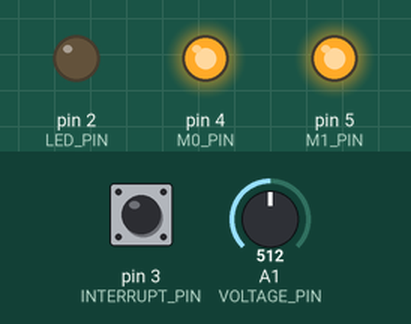
The sketch below on a simulated Arduino Leonardo, built with avr-gcc and run on an emulated ATmega32U4. Shown: output pins drawn as LEDs (lit = HIGH). The test bench sets the inputs (shaded band); at power-on: pin 3 (INTERRUPT_PIN) LOW, A1 (VOLTAGE_PIN) = 512.

Above: at 1.6 s.
1.7 s: pin 3 (INTERRUPT_PIN) pulled HIGH for 0.15 s
At 5.13 s:
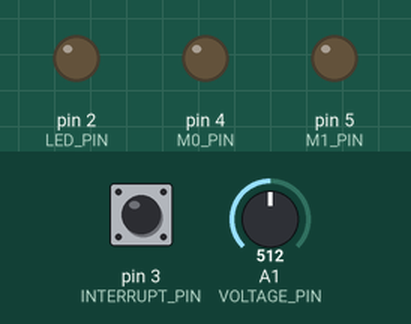
6.7 s: pin 3 (INTERRUPT_PIN) pulled HIGH for 1 s
At 10.33 s:
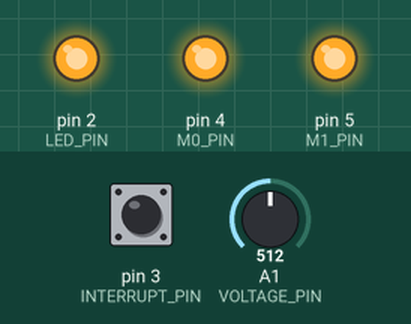
10.7 s: pin 3 (INTERRUPT_PIN) pulled HIGH for 3.2 s
At 16.0 s:
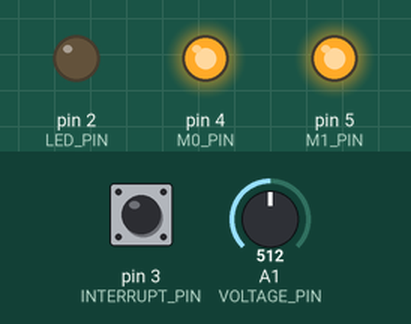
Timing chart, 0 to 21.9 s (numbered marks = the images above; inputs shaded):
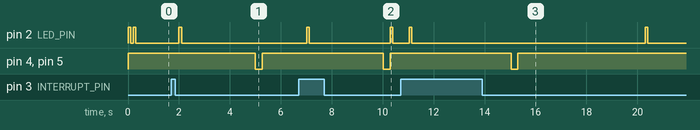

The sketch:

water_meter.ino
```cpp
/*
Water meter

   Author :             F. Guiet
   Creation           : 20200103
   Last modification  : 20200126

  Version            : 1.0
  History            : 1.0 - First version
                       1.1 - Reduce message transmitted so it use only one packet!
                       2.0 - New version
                       2.1 - Improve algorithm
                       2.2 - Water sensor is reporting liter consumption ok!
                       2.3 - Add Low Power consumption stuff
                       2.4 - Fix issue with liter consumed
                       2.5 - Remove Low Power Consumption....reading are bad...
                       2.6 - Add alive blink

References :

   - http://bricolsec.canalblog.com/archives/2010/09/15/19069451.html
   - http://www.home-automation-community.com/arduino-low-power-how-to-run-atmega328p-for-a-year-on-coin-cell-battery/

Installing Board Arduino Pro Micro Board

  - https://raw.githubusercontent.com/sparkfun/Arduino_Boards/master/IDE_Board_Manager/package_sparkfun_index.json
  - https://learn.sparkfun.com/tutorials/pro-micro--fio-v3-hookup-guide/installing-windows

Sur les cartes Arduino Pro Micro si problème lors du trasnfert d'un sketch la première fois, reinitialiser le bootloader avec le tuto ci-dessous

  - https://www.instructables.com/id/Burn-Bootloader-Arduino-Nano-As-ISP-to-Pro-Micro/

E32-TTL-100 Byte

  - Careful !! => The datasheet shows the module can be powered up to 5.2V but the data pins are only rated up to !!! 3.6V !!!
  - Datasheet : https://github.com/ccadic/E45TTL100-868MHZ/blob/master/E45-TTL-100_Datasheet_EN_v1.0.pdf
  - Note from datasheet : for some MCU works at 5VDC, it may need to add 4-10k pull-up resistor for the TXD & AUX pin
  - 512 bytes buffer (58 bytes per package)

Arduino Pro Micro Datasheet
  - https://github.com/sparkfun/Pro_Micro/blob/master/Documentation/ProMicro8MHzv2.pdf
  - Nice Ref about low power consumption : https://andreasrohner.at/posts/Electronics/How-to-modify-an-Arduino-Pro-Mini-clone-for-low-power-consumption/
  - LG33 voltage regulator : https://www.google.com/url?sa=t&rct=j&q=&esrc=s&source=web&cd=1&ved=2ahUKEwj7xJu8yoroAhUGDmMBHb58ChYQFjAAegQIARAB&url=https%3A%2F%2Fcdn-shop.adafruit.com%2Fproduct-files%2F3081%2Fmic5219.pdf&usg=AOvVaw01f0t1pEEkpVxkZzFphFFY

Consumption (without Power Led (add 3mAh with Power Led)) :
  -  RAW PIN (use 3.3v Arduino regulator) : 50mA (39mA idle mode)
  -  VCC PIN (do not use 3.3v Arduino regulator, so be CAREFUL TX pin is at VCC and is not compatible with TX pin of E32-TTL-100 LoRa Node) : 50mA (39mA idle mode)

Careful :
   - Interrupt pin should not receive more than 3.3v...

HIGH will be report if voltage >= 2.0v
   https://www.arduino.cc/reference/en/language/variables/constants/constants/

*/

#include <ArduinoJson.h>
//#include <SoftwareSerial.h>
//#include <LowPower.h>

#define DEBUG 0
#define FIRMWARE_VERSION "2.6"

const int LED_PIN = 2;
const int INTERRUPT_PIN = 3; //Comes from sensor
const int M0_PIN = 4;
const int M1_PIN = 5;

const int SENSOR_PIN = A0;
const int VOLTAGE_PIN = A1;


int messageToSendCounter = 0;

volatile bool rising = true;
volatile bool literConsumed = false;
unsigned long literConsumedFromStart = 0;
unsigned int literConsumedCounter = 0;

unsigned long startTime = millis();
unsigned long idleTime = millis();
unsigned long blinkTime = millis();

const unsigned long interval = 5UL*1000UL;   //5s
const unsigned long blinkInterval = 10UL*1000UL;   //60s
const unsigned long idleInterval = 60UL * 1000UL * 60UL;  //1h

struct Sensor {
    String Name;
    String SensorId;
};

#define SENSORS_COUNT 1
Sensor sensors[SENSORS_COUNT];

//SoftwareSerial mySerial(10, 16); // RX, TX

void setup() {

  analogReference(INTERNAL);

  //To monitor analog input voltage
  pinMode(SENSOR_PIN, INPUT);
  pinMode(VOLTAGE_PIN, INPUT);
  pinMode(LED_PIN, OUTPUT);

  pinMode(INTERRUPT_PIN, INPUT);

  //LoRa transceiver
  pinMode(M0_PIN, OUTPUT);
  pinMode(M1_PIN, OUTPUT);

  attachInterrupt(digitalPinToInterrupt(INTERRUPT_PIN),OnRisingChange, RISING);

  // Initialize Serial Port 1 (from RX, TX pin), use by LoRa Transceiver
  Serial1.begin(9600);

  // Initialize Serial Port
  if (DEBUG) {
    Serial.begin(115200);
    //mySerial.begin(115200);
  }

  digitalWrite(M0_PIN, HIGH); //
  digitalWrite(M1_PIN, HIGH); //High = Sleep mode

  digitalWrite(LED_PIN, HIGH);
  delay(100);
  digitalWrite(LED_PIN, LOW);
  delay(100);
  digitalWrite(LED_PIN, HIGH);
  delay(100);
  digitalWrite(LED_PIN, LOW);
  delay(100);

  InitSensors();

  debug_message("Setup completed, starting...",true);
}

void OnRisingChange() {
   literConsumed = true;
}

void loop() {

  /*int intPinValue = digitalRead(INTERRUPT_PIN);
  debug_message("Interrupt Pin Status :  " + String(intPinValue), true);

  int inputVoltage = analogRead(SENSOR_PIN);
  debug_message("Input Voltage :  " + String(inputVoltage), true);


  delay(200);

  return;
  */
  /*

  if (cybleDetected) {
    debug_message("Cyble détecté : OUI", true);
  }
  else {
    debug_message("Cyble détecté : NON", true);
  } */

  if (literConsumed) {

    //Check PIN HIGH Three times !
    int cybleDetectionCounter = 1;
    //then check if value is really high, if not maybe it's a false trigger...
    int intPinValue = digitalRead(INTERRUPT_PIN);
    while (intPinValue == HIGH && cybleDetectionCounter <= 3) {
      intPinValue = digitalRead(INTERRUPT_PIN);
      cybleDetectionCounter++;
      delay(100);
    }

    //cybleDetectionCounter equals 4 here if ok
    if (cybleDetectionCounter > 3) {
      literConsumedFromStart++;
      literConsumedCounter++;
      digitalWrite(LED_PIN, HIGH);
      delay(100);
      digitalWrite(LED_PIN, LOW);
      delay(100);
    }

    //delay(500); //Ignore bounce for 500s + 500s (1s) - v2.1 => compte un peu trop faible
    delay(250); //v2.2 - Delay ok !!
    literConsumed = false;
  }

  //Wait 5 secondes before sending another message (in order not to flood the system in case someone is taking
  //a bath and is consumiming a lot of water)
  if (literConsumedCounter > 0 && (millis() - startTime) > interval) {
    startTime = millis();
    idleTime = millis();
    sendMessage(String(literConsumedCounter));
    literConsumedCounter=0;
    //delay(500); Removed in v2.1
  }

  //Send battery voltage every hour
  if ((millis() - idleTime) > idleInterval || idleTime > millis()) {
    startTime = millis();
    idleTime = millis();
    sendMessage("0");
  }

  //Alive blink!
  if ((millis() - blinkTime) > blinkInterval || blinkTime > millis()) {
    blinkTime = millis();

    digitalWrite(LED_PIN, HIGH);
    delay(100);
    digitalWrite(LED_PIN, LOW);
    delay(100);
  }

  /*

  //No activity during 30s...ok time to hibernate
  if ((millis() - idleTime) > idleInterval) {

    //60*60 / 8 = 450 = publication toutes les heures!
    for (int i=1; i<=450;i++) {

      LowPower.powerDown(SLEEP_8S, ADC_OFF, BOD_OFF);

      //reset idle time and start time
      idleTime = millis();
      startTime = millis();

      //Wake up by water consumption?
      if (literConsumed) {
        //yes, then we leave the loop
        break;
      }
    }

    //ok you left the hibernation but for what reason?
    if (!literConsumed) {
      //send battery voltage information every one hour
      sendMessage("0");
    }
  }
  */

  delay(50);
}

void InitSensors() {

  sensors[0].Name = "WM";
  sensors[0].SensorId = "19";
}

float ReadVoltage() {

  //AnalogRead = 307 pour 4.2v

  //R1 = 33kOhm
  //R2 = 7.5kOhm

  float sensorValue = 0.0f;
  float vin = 0.f;

  delay(100); //Tempo so analog reading will be correct!
  sensorValue = analogRead(VOLTAGE_PIN);
  //analog_vcc = sensorValue;

  debug_message("Analog Reading : " + String(sensorValue,2), true);

  return (sensorValue * 4.2) / 307;

}

void debug_message(String message, bool doReturnLine) {
  if (DEBUG) {
    if (doReturnLine) {
      //mySerial.println(message);
      Serial.println(message);
    }
    else {
      //mySerial.println(message);
      Serial.print(message);
    }
  }
}

String ConvertToJSon(String battery, String liter) {
    //Create JSon object
    DynamicJsonDocument  jsonBuffer(200);
    JsonObject root = jsonBuffer.to<JsonObject>();

    root["id"] = sensors[0].SensorId;
    root["n"] = sensors[0].Name;
    root["f"]  = FIRMWARE_VERSION;
    root["b"] = battery;
    root["l"] = liter;
    root["cft"] = String(literConsumedFromStart);

    String result;
    serializeJson(root, result);

    return result;
}

void sendMessage(String liter) {

  digitalWrite(M0_PIN, LOW); //
  digitalWrite(M1_PIN, LOW); //low, low = normal mode

  float vin = ReadVoltage();

  String message = ConvertToJSon(String(vin,2), liter);

  debug_message("Message envoyé : " + message, true);

  Serial1.print(message);

  Serial1.end();
  delay(30);
  Serial1.begin(9600);
  delay(70); //The rest of requested delay. So 100 - 30 = 70

  //LoRa in Sleep mode
  digitalWrite(M0_PIN, HIGH); //
  digitalWrite(M1_PIN, HIGH); //high, high sleep mode
}
```

Measured:
- after the input at 1.7 s, pin 2 (LED_PIN): LOW → HIGH after 0.30 s, → LOW 0.10 s later; pin 4 (M0_PIN), pin 5 (M1_PIN): HIGH → LOW after 3.3 s, → HIGH 0.27 s later
- after the input at 6.7 s, pin 4 (M0_PIN), pin 5 (M1_PIN): HIGH → LOW after 3.3 s, → HIGH 0.27 s later
- after the input at 10.7 s, pin 4 (M0_PIN), pin 5 (M1_PIN): HIGH → LOW after 4.3 s, → HIGH 0.27 s later
